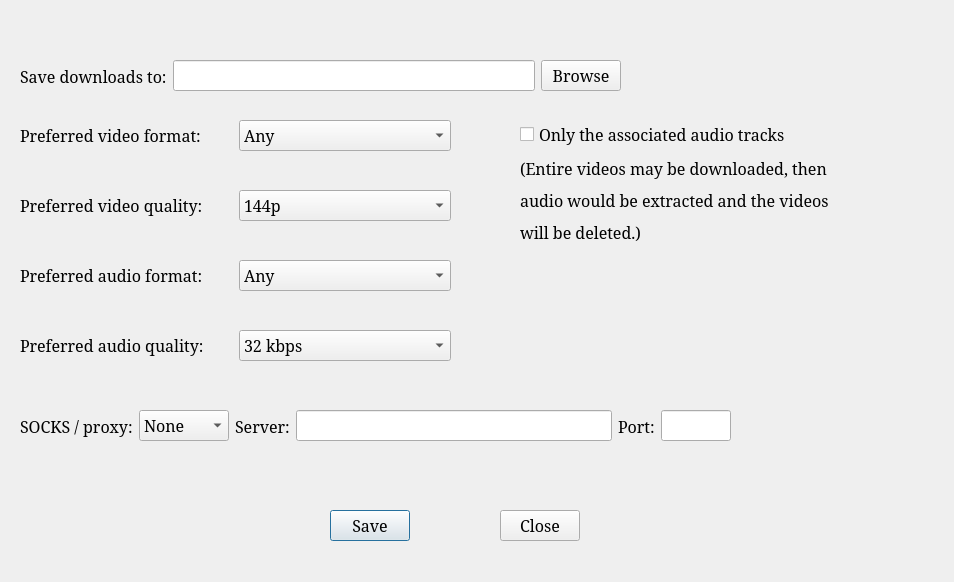
<?xml version="1.0" encoding="UTF-8"?>
<ui version="4.0">
 <class>Settings</class>
 <widget class="QDialog" name="Settings">
  <property name="geometry">
   <rect>
    <x>0</x>
    <y>0</y>
    <width>954</width>
    <height>582</height>
   </rect>
  </property>
  <property name="font">
   <font>
    <family>Serif</family>
    <pointsize>12</pointsize>
   </font>
  </property>
  <property name="windowTitle">
   <string>Settings</string>
  </property>
  <widget class="QPushButton" name="save_button">
   <property name="geometry">
    <rect>
     <x>330</x>
     <y>510</y>
     <width>80</width>
     <height>31</height>
    </rect>
   </property>
   <property name="text">
    <string>Save</string>
   </property>
  </widget>
  <widget class="QPushButton" name="close_button">
   <property name="geometry">
    <rect>
     <x>500</x>
     <y>510</y>
     <width>80</width>
     <height>31</height>
    </rect>
   </property>
   <property name="text">
    <string>Close</string>
   </property>
  </widget>
  <widget class="QWidget" name="layoutWidget">
   <property name="geometry">
    <rect>
     <x>20</x>
     <y>180</y>
     <width>431</width>
     <height>51</height>
    </rect>
   </property>
   <layout class="QHBoxLayout" name="vid_quality_hlayout">
    <item>
     <widget class="QLabel" name="pref_vid_quality_label">
      <property name="text">
       <string>Preferred video quality:</string>
      </property>
     </widget>
    </item>
    <item>
     <widget class="QComboBox" name="pref_vid_quality_dropdown">
      <item>
       <property name="text">
        <string>144p</string>
       </property>
      </item>
      <item>
       <property name="text">
        <string>240p</string>
       </property>
      </item>
      <item>
       <property name="text">
        <string>360p</string>
       </property>
      </item>
      <item>
       <property name="text">
        <string>480p</string>
       </property>
      </item>
      <item>
       <property name="text">
        <string>720p (HD)</string>
       </property>
      </item>
      <item>
       <property name="text">
        <string>1080p (Full HD)</string>
       </property>
      </item>
      <item>
       <property name="text">
        <string>1440p (2K)</string>
       </property>
      </item>
      <item>
       <property name="text">
        <string>2160p (4K)</string>
       </property>
      </item>
      <item>
       <property name="text">
        <string>Best available</string>
       </property>
      </item>
     </widget>
    </item>
   </layout>
  </widget>
  <widget class="QWidget" name="layoutWidget_2">
   <property name="geometry">
    <rect>
     <x>20</x>
     <y>110</y>
     <width>431</width>
     <height>51</height>
    </rect>
   </property>
   <layout class="QHBoxLayout" name="pref_video_format_layout">
    <item>
     <widget class="QLabel" name="pref_vid_format">
      <property name="text">
       <string>Preferred video format:</string>
      </property>
     </widget>
    </item>
    <item>
     <widget class="QComboBox" name="pref_vid_format_dropdown">
      <item>
       <property name="text">
        <string>Any</string>
       </property>
      </item>
      <item>
       <property name="text">
        <string>mp4</string>
       </property>
      </item>
      <item>
       <property name="text">
        <string>webm</string>
       </property>
      </item>
      <item>
       <property name="text">
        <string>avi</string>
       </property>
      </item>
      <item>
       <property name="text">
        <string>mov</string>
       </property>
      </item>
      <item>
       <property name="text">
        <string>mkv</string>
       </property>
      </item>
      <item>
       <property name="text">
        <string>flv</string>
       </property>
      </item>
      <item>
       <property name="text">
        <string>3gp</string>
       </property>
      </item>
     </widget>
    </item>
   </layout>
  </widget>
  <widget class="QWidget" name="layoutWidget_3">
   <property name="geometry">
    <rect>
     <x>20</x>
     <y>320</y>
     <width>431</width>
     <height>51</height>
    </rect>
   </property>
   <layout class="QHBoxLayout" name="audio_quality_hlayout">
    <item>
     <widget class="QLabel" name="audio_quality_label">
      <property name="text">
       <string>Preferred audio quality:</string>
      </property>
     </widget>
    </item>
    <item>
     <widget class="QComboBox" name="pref_aud_quality_dropdown">
      <item>
       <property name="text">
        <string>32 kbps</string>
       </property>
      </item>
      <item>
       <property name="text">
        <string>64 kbps</string>
       </property>
      </item>
      <item>
       <property name="text">
        <string>128 kbps</string>
       </property>
      </item>
      <item>
       <property name="text">
        <string>160 kbps</string>
       </property>
      </item>
      <item>
       <property name="text">
        <string>192 kbps</string>
       </property>
      </item>
      <item>
       <property name="text">
        <string>256 kbps</string>
       </property>
      </item>
      <item>
       <property name="text">
        <string>320 kbps</string>
       </property>
      </item>
      <item>
       <property name="text">
        <string>Best available</string>
       </property>
      </item>
     </widget>
    </item>
   </layout>
  </widget>
  <widget class="QWidget" name="layoutWidget_4">
   <property name="geometry">
    <rect>
     <x>20</x>
     <y>250</y>
     <width>431</width>
     <height>51</height>
    </rect>
   </property>
   <layout class="QHBoxLayout" name="pref_audio_format_layout">
    <item>
     <widget class="QLabel" name="pref_aud_format">
      <property name="text">
       <string>Preferred audio format:</string>
      </property>
     </widget>
    </item>
    <item>
     <widget class="QComboBox" name="pref_aud_format_dropdown">
      <item>
       <property name="text">
        <string>Any</string>
       </property>
      </item>
      <item>
       <property name="text">
        <string>mp3</string>
       </property>
      </item>
      <item>
       <property name="text">
        <string>ogg / oga [Vorbis]</string>
       </property>
      </item>
      <item>
       <property name="text">
        <string>m4a</string>
       </property>
      </item>
      <item>
       <property name="text">
        <string>aac</string>
       </property>
      </item>
      <item>
       <property name="text">
        <string>opus</string>
       </property>
      </item>
      <item>
       <property name="text">
        <string>flac</string>
       </property>
      </item>
      <item>
       <property name="text">
        <string>wav</string>
       </property>
      </item>
     </widget>
    </item>
   </layout>
  </widget>
  <widget class="QWidget" name="layoutWidget_5">
   <property name="geometry">
    <rect>
     <x>20</x>
     <y>390</y>
     <width>711</width>
     <height>72</height>
    </rect>
   </property>
   <layout class="QHBoxLayout" name="proxy_server_layout">
    <item>
     <widget class="QLabel" name="proxy_label">
      <property name="text">
       <string>SOCKS / proxy:</string>
      </property>
     </widget>
    </item>
    <item>
     <widget class="QComboBox" name="proxy_server_type">
      <item>
       <property name="text">
        <string>None</string>
       </property>
      </item>
      <item>
       <property name="text">
        <string>HTTPS</string>
       </property>
      </item>
      <item>
       <property name="text">
        <string>SOCKS4</string>
       </property>
      </item>
      <item>
       <property name="text">
        <string>SOCKS5</string>
       </property>
      </item>
     </widget>
    </item>
    <item>
     <widget class="QLabel" name="proxy_server_label">
      <property name="text">
       <string>Server:</string>
      </property>
     </widget>
    </item>
    <item>
     <widget class="QLineEdit" name="proxy_server_addr"/>
    </item>
    <item>
     <widget class="QLabel" name="proxy_port_label">
      <property name="text">
       <string>Port:</string>
      </property>
     </widget>
    </item>
    <item>
     <widget class="QLineEdit" name="proxy_server_port">
      <property name="sizePolicy">
       <sizepolicy hsizetype="Fixed" vsizetype="Fixed">
        <horstretch>0</horstretch>
        <verstretch>0</verstretch>
       </sizepolicy>
      </property>
      <property name="maximumSize">
       <size>
        <width>70</width>
        <height>16777215</height>
       </size>
      </property>
     </widget>
    </item>
   </layout>
  </widget>
  <widget class="QWidget" name="layoutWidget_6">
   <property name="geometry">
    <rect>
     <x>20</x>
     <y>40</y>
     <width>601</width>
     <height>72</height>
    </rect>
   </property>
   <layout class="QHBoxLayout" name="dl_dir_layout">
    <item>
     <widget class="QLabel" name="save_downloads_label">
      <property name="text">
       <string>Save downloads to:</string>
      </property>
     </widget>
    </item>
    <item>
     <widget class="QLineEdit" name="save_downloads_edit"/>
    </item>
    <item>
     <widget class="QPushButton" name="browse_btn">
      <property name="text">
       <string>Browse</string>
      </property>
     </widget>
    </item>
   </layout>
  </widget>
  <widget class="QWidget" name="layoutWidget_7">
   <property name="geometry">
    <rect>
     <x>520</x>
     <y>120</y>
     <width>414</width>
     <height>125</height>
    </rect>
   </property>
   <layout class="QVBoxLayout" name="verticalLayout">
    <item>
     <widget class="QCheckBox" name="check_audio_only">
      <property name="text">
       <string>Only the associated audio tracks</string>
      </property>
     </widget>
    </item>
    <item>
     <widget class="QLabel" name="label">
      <property name="text">
       <string>(Entire videos may be downloaded, then</string>
      </property>
     </widget>
    </item>
    <item>
     <widget class="QLabel" name="label_2">
      <property name="text">
       <string>audio would be extracted and the videos</string>
      </property>
     </widget>
    </item>
    <item>
     <widget class="QLabel" name="label_3">
      <property name="text">
       <string>will be deleted.)</string>
      </property>
     </widget>
    </item>
   </layout>
  </widget>
 </widget>
 <resources/>
 <connections/>
</ui>
